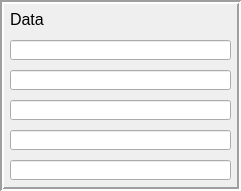
   <widget class="QFrame" name="frame_3">
    <property name="geometry">
     <rect>
      <x>220</x>
      <y>0</y>
      <width>241</width>
      <height>191</height>
     </rect>
    </property>
    <property name="frameShape">
     <enum>QFrame::Box</enum>
    </property>
    <property name="frameShadow">
     <enum>QFrame::Sunken</enum>
    </property>
    <property name="lineWidth">
     <number>2</number>
    </property>
    <widget class="QLineEdit" name="ledit_hb">
     <property name="geometry">
      <rect>
       <x>10</x>
       <y>40</y>
       <width>221</width>
       <height>20</height>
      </rect>
     </property>
    </widget>
    <widget class="QLineEdit" name="ledit_gps">
     <property name="geometry">
      <rect>
       <x>10</x>
       <y>70</y>
       <width>221</width>
       <height>20</height>
      </rect>
     </property>
    </widget>
    <widget class="QLineEdit" name="ledit_rpf">
     <property name="geometry">
      <rect>
       <x>10</x>
       <y>100</y>
       <width>221</width>
       <height>20</height>
      </rect>
     </property>
    </widget>
    <widget class="QLineEdit" name="ledit_send">
     <property name="geometry">
      <rect>
       <x>10</x>
       <y>130</y>
       <width>221</width>
       <height>20</height>
      </rect>
     </property>
    </widget>
    <widget class="QLineEdit" name="ledit_read">
     <property name="geometry">
      <rect>
       <x>10</x>
       <y>160</y>
       <width>221</width>
       <height>20</height>
      </rect>
     </property>
    </widget>
    <widget class="QLabel" name="label_22">
     <property name="geometry">
      <rect>
       <x>10</x>
       <y>10</y>
       <width>161</width>
       <height>19</height>
      </rect>
     </property>
     <property name="sizePolicy">
      <sizepolicy hsizetype="Fixed" vsizetype="Preferred">
       <horstretch>0</horstretch>
       <verstretch>0</verstretch>
      </sizepolicy>
     </property>
     <property name="font">
      <font>
       <pointsize>12</pointsize>
      </font>
     </property>
     <property name="text">
      <string>Data</string>
     </property>
    </widget>
   </widget>
